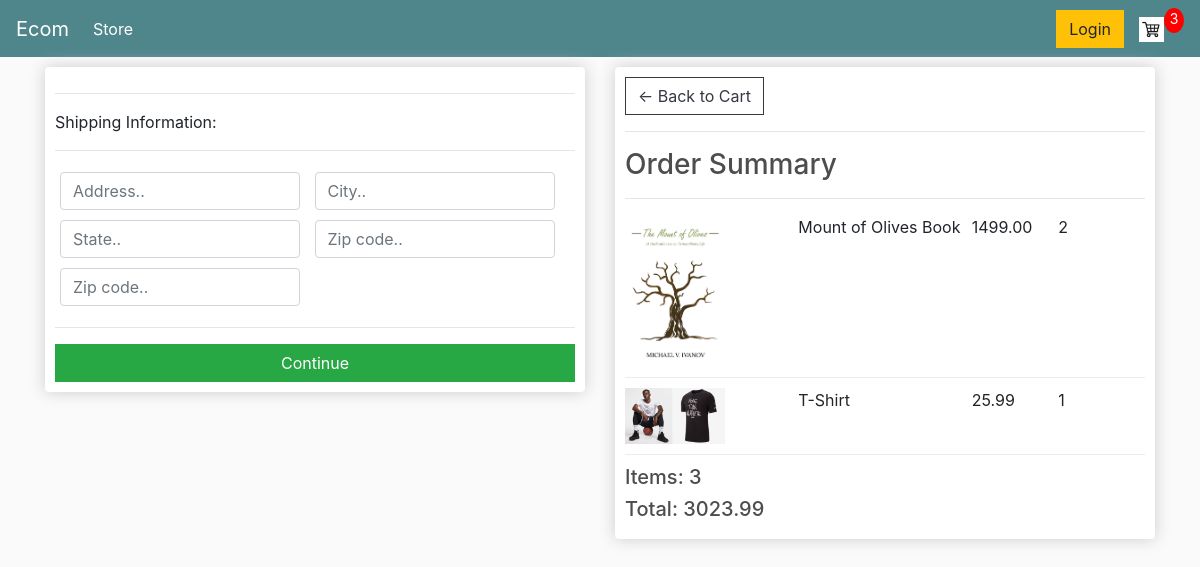
/checkout/ (signed in), run on an earlier commit of the app's database.
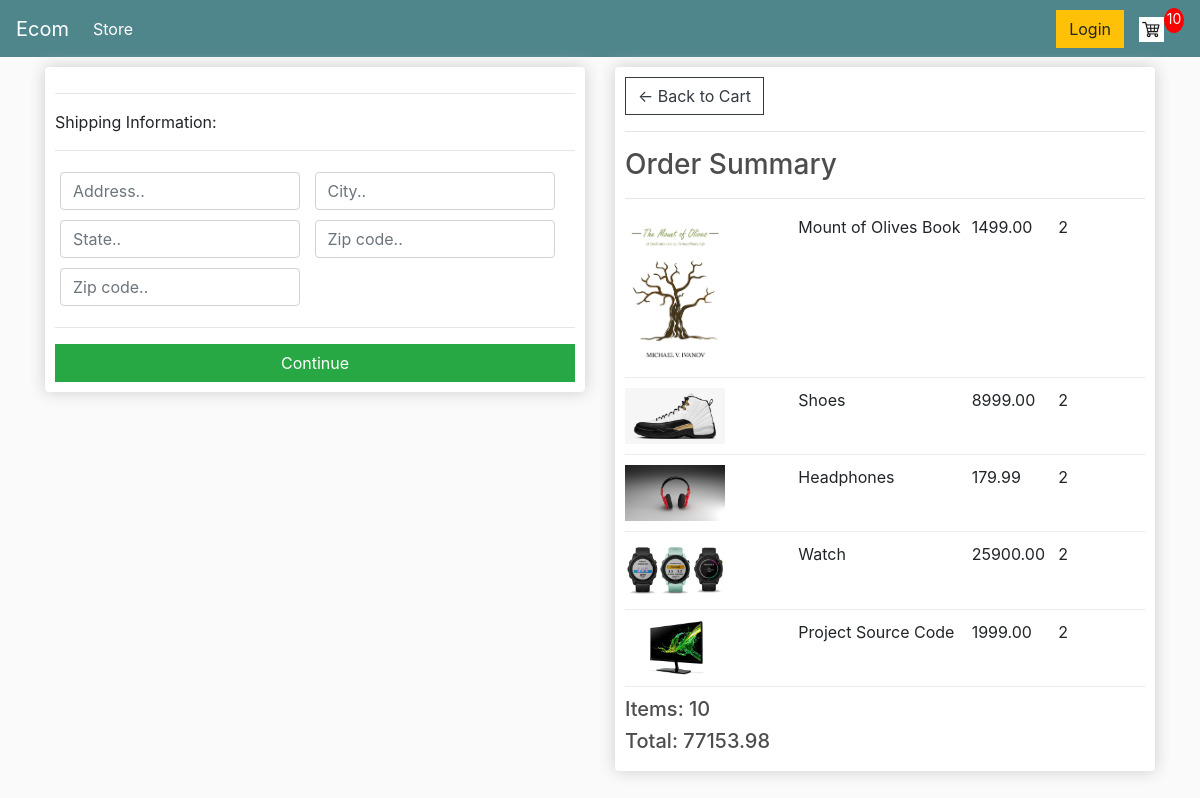
And on a later commit of the database.
### store/models.py (models this page shows, shortened)
class OrderItem(models.Model):
    product = models.ForeignKey(Product, on_delete=models.SET_NULL, blank=True, null=True)
    order = models.ForeignKey(Order, on_delete=models.SET_NULL, null=True)
    quantity = models.IntegerField(default=0, null=True, blank=True)
    date_added = models.DateTimeField(auto_now_add=True)
    @property
    def get_total(self):
        total = self.product.price * self.quantity
        return total

class Product(models.Model):
    name = models.CharField(max_length=200, null=True)
    price = models.DecimalField(max_digits=7, decimal_places=2)
    digital = models.BooleanField(default=False, null=True, blank=False)
    image = models.ImageField(null=True, blank=True)
    @property
    def imageURL(self):
        try:
            url = self.image.url
        except:
            url = ''
        return url

class Order(models.Model):
    customer = models.ForeignKey(Customer, on_delete=models.SET_NULL, blank=True, null=True)
    date_ordered = models.DateTimeField(auto_now_add=True)
    complete = models.BooleanField(default=False, null=True, blank=False)
    transaction_id = models.CharField(max_length=200, null=True)
    @property
    def shipping(self):
        shipping = False
        orderitems = self.orderitem_set.all()
        for i in orderitems:
            if i.product.digital == False:
                shipping = True
        return shipping
    @property
    def get_cart_total(self):
        orderitems = self.orderitem_set.all()
        total = sum([item.get_total for item in orderitems])
        return total
    @property
    def get_cart_items(self):
        orderitems = self.orderitem_set.all()
        total = sum([item.quantity for item in orderitems])
        return total

### store/views.py (the view)
# urls.py: path('checkout/', views.checkout, name="checkout"),
def checkout(request):
    data = cartData(request)
    cartItems = data['cartItems']
    order = data['order']
    items = data['items']
    context = {'items': items, 'order': order, 'cartItems': cartItems, 'shipping':False}
    return render(request, 'store/checkout.html', context)

### store/utils.py (called while the page is built)
def cartData(request):
    if request.user.is_authenticated:
        customer = request.user.customer
        order, created = Order.objects.get_or_create(customer=customer, complete=False)
        items = order.orderitem_set.all()
        cartItems = order.get_cart_items
    else:
        cookieData = cookieCart(request)
        cartItems = cookieData['cartItems']
        order = cookieData['order']
        items = cookieData['items']
    return {'cartItems': cartItems, 'order': order, 'items': items}

### store/templates/store/checkout.html (shortened to what this page needs)
{% extends 'store/main.html' %}
{% load static %}
{% block content %}
    <div class="row">
        <div class="col-lg-6">
            <div class="box-element" id="form-wrapper">
                <form id="form">
                    <div id="shipping-info">
                        <hr>
						<p>Shipping Information:</p>
						<hr>
						<div class="form-field">
							<input class="form-control" type="text" name="address" placeholder="Address..">
						</div>
						<div class="form-field">
							<input class="form-control" type="text" name="city" placeholder="City..">
						</div>
						<div class="form-field">
							<input class="form-control" type="text" name="state" placeholder="State..">
						</div>
						<div class="form-field">
							<input class="form-control" type="text" name="zipcode" placeholder="Zip code..">
						</div>
						<div class="form-field">
							<input class="form-control" type="text" name="country" placeholder="Zip code..">
						</div>
                    </div>
                    <hr>
					<input id="form-button" class="btn btn-success btn-block" type="submit" value="Continue">
                </form>
            </div>
        <br>
        </div>
        <div class="col-lg-6">
            <div class="box-element">
                <a  class="btn btn-outline-dark" href="{% url 'cart' %}">&#x2190; Back to Cart</a>
				<hr>
                <h3>Order Summary</h3>
				<hr>
				{% for item in items %}
				<div class="cart-row">
					<div style="flex:2"><img class="row-image" src="{{ item.product.imageURL }}"></div>
					<div style="flex:2"><p>{{ item.product.name }}</p></div>
					<div style="flex:1"><p>{{ item.product.price|floatformat:2 }}</p></div>
					<div style="flex:1"><p>{{ item.quantity }}</p></div>
				</div>
				{% endfor %}
				<h5>Items:   {{ order.get_cart_items }}</h5>
				<h5>Total:   {{ order.get_cart_total|floatformat:2 }}</h5>
            </div>
        </div>
    </div>
{% endblock content %}

What changed in the data, as far as the page shows it:
removed OrderItem: product.imageURL (picture), product.name "T-Shirt", product.price "25.99", quantity "1"
added OrderItem: product.imageURL (picture), product.name "Shoes", product.price "8999.00", quantity "2"
added OrderItem: product.imageURL (picture), product.name "Headphones", product.price "179.99", quantity "2"
added OrderItem: product.imageURL (picture), product.name "Watch", product.price "25900.00", quantity "2"
added OrderItem: product.imageURL (picture), product.name "Project Source Code", product.price "1999.00", quantity "2"
computed for Order: get_cart_items "3" → "10"; get_cart_total "3023.99" → "77153.98"
Also different on the page:
{{ cartItems }}: "3" → "10"
